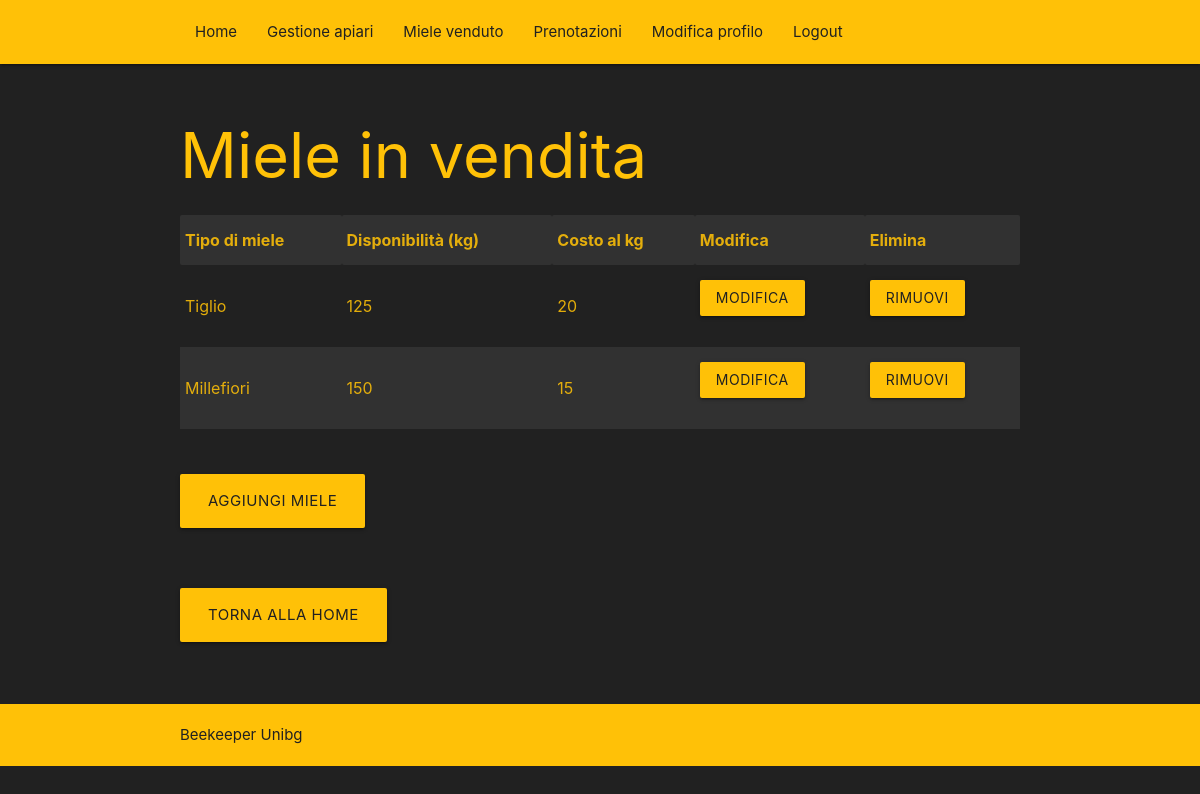
/site/vedi_miele.php (signed in), run on the app's committed database.
### tables this page shows
CREATE TABLE `miele` (
  `id_miele` int(10) NOT NULL,
  `id_venditore` int(10) NOT NULL,
  `id_tipo_miele` int(10) NOT NULL,
  `costo_kg` float DEFAULT NULL,
  `disponibilita` int(10) DEFAULT NULL
);

CREATE TABLE `tipo_miele` (
  `id_tipo_miele` int(10) NOT NULL,
  `nome_miele` varchar(30) DEFAULT NULL,
  `chiarezza` varchar(30) DEFAULT NULL,
  `umidita` int(10) DEFAULT NULL
);

### site/vedi_miele.php (the view, shortened to what this page needs)
<html>
	<head>
		<link type="text/css" rel="stylesheet" href="css/materialize.css"  media="screen,projection"/>
	</head>
	<body>
		<header>
			<?php
				include 'menu.php';
			?>
		</header>
		<main>
			<div class="section no-pad-bot" id="index-banner">
				<div class="container">
					<h1 class='header orange-text'>Miele in vendita</h1>
					<?php
						$nomeDB ="localhost";
						$user = "beekeeperunibg";
						$psw = "";
						$database = "my_beekeeperunibg";
						$con = mysqli_connect($nomeDB,$user,$psw,$database);
						if(!$con) die ("Errore di connessione");
						else
						{
							$usrname = $_SESSION["login_user"];
							$sql = "
							SELECT m.id_miele, t.nome_miele, m.disponibilita, m.costo_kg
							FROM miele AS m
							INNER JOIN users AS u
							ON m.id_venditore = u.id_user
							INNER JOIN tipo_miele AS t
							ON m.id_tipo_miele = t.id_tipo_miele
							WHERE user = '$usrname'";
							$query =mysqli_query($con, $sql);
							echo "<table border='1' class='striped'>";
							echo "<tr>";
								echo "<th>Tipo di miele</th>";
								echo "<th>Disponibilità (kg)</th>";
								echo "<th>Costo al kg</th>";
								echo "<th>Modifica</th>";
								echo "<th>Elimina</th>";
							echo "</tr>";
							while ($row = mysqli_fetch_assoc($query))
							{
								$id_miele = $row['id_miele'];
								echo "<tr>";
									echo "<td>".$row['nome_miele']."</td>";
									echo "<td>".$row['disponibilita']."</td>";
									echo "<td>".$row['costo_kg']."</td>";
									echo "<td>
											<form action='miele_mod.php' method='get'>
												<input type='hidden' name='id_miele' value='$id_miele'>
												<button class='btn waves-effect waves-light' type='submit' name='action'>Modifica</button>
											</form>
										</td>";
									echo "<td>
											<form action='del_miele.php' method='get'>
												<input type='hidden' name='id_miele' value='$id_miele'>
												<button class='btn waves-effect waves-light' type='submit' name='action'>Rimuovi</button>
											</form>
										</td>";
								echo "</tr>";
							}
							echo '</table>';
							echo "<br><br>
							<form method='get' action = 'new_miele.php'>
								<button class='btn-large waves-effect waves-light orange' type='submit' name='action'>Aggiungi miele</button>
							</form>";
							echo '<br><br><a href="/site/home.php"class="btn-large waves-effect waves-light orange">Torna alla home</a><br><br><br>';
						}
					?>
				</div>
			</div>
		</main>
		<footer class="page-footer">
            <div class="container grey-text text-darken-4">
				Beekeeper Unibg
            </div>
        </footer>
	</body>
</html>

### data on the page
miele: id_tipo_miele.nome_miele "Tiglio", disponibilita "125", costo_kg "20"
miele: id_tipo_miele.nome_miele "Millefiori", disponibilita "150", costo_kg "15"
